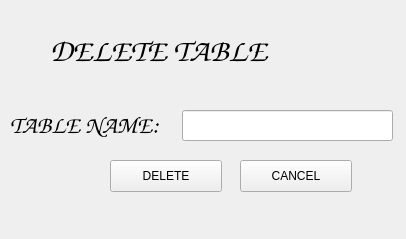
<?xml version="1.0" encoding="UTF-8"?>
<ui version="4.0">
 <class>MYSQL_DELETEtable</class>
 <widget class="QWidget" name="MYSQL_DELETEtable">
  <property name="geometry">
   <rect>
    <x>0</x>
    <y>0</y>
    <width>406</width>
    <height>239</height>
   </rect>
  </property>
  <property name="windowTitle">
   <string>Form</string>
  </property>
  <widget class="QLabel" name="label">
   <property name="geometry">
    <rect>
     <x>50</x>
     <y>10</y>
     <width>281</width>
     <height>81</height>
    </rect>
   </property>
   <property name="font">
    <font>
     <family>Comic Sans MS</family>
     <pointsize>24</pointsize>
    </font>
   </property>
   <property name="text">
    <string>DELETE TABLE</string>
   </property>
  </widget>
  <widget class="QLabel" name="label_2">
   <property name="geometry">
    <rect>
     <x>10</x>
     <y>110</y>
     <width>171</width>
     <height>31</height>
    </rect>
   </property>
   <property name="font">
    <font>
     <family>Comic Sans MS</family>
     <pointsize>18</pointsize>
    </font>
   </property>
   <property name="text">
    <string>TABLE NAME: </string>
   </property>
  </widget>
  <widget class="QPushButton" name="btndel">
   <property name="geometry">
    <rect>
     <x>110</x>
     <y>160</y>
     <width>112</width>
     <height>32</height>
    </rect>
   </property>
   <property name="text">
    <string>DELETE</string>
   </property>
  </widget>
  <widget class="QPushButton" name="btncancel">
   <property name="geometry">
    <rect>
     <x>240</x>
     <y>160</y>
     <width>112</width>
     <height>32</height>
    </rect>
   </property>
   <property name="text">
    <string>CANCEL</string>
   </property>
  </widget>
  <widget class="QLineEdit" name="txtTblname">
   <property name="geometry">
    <rect>
     <x>182</x>
     <y>110</y>
     <width>211</width>
     <height>31</height>
    </rect>
   </property>
  </widget>
  <zorder>txtTblname</zorder>
  <zorder>label</zorder>
  <zorder>label_2</zorder>
  <zorder>btndel</zorder>
  <zorder>btncancel</zorder>
 </widget>
 <resources/>
 <connections/>
</ui>
